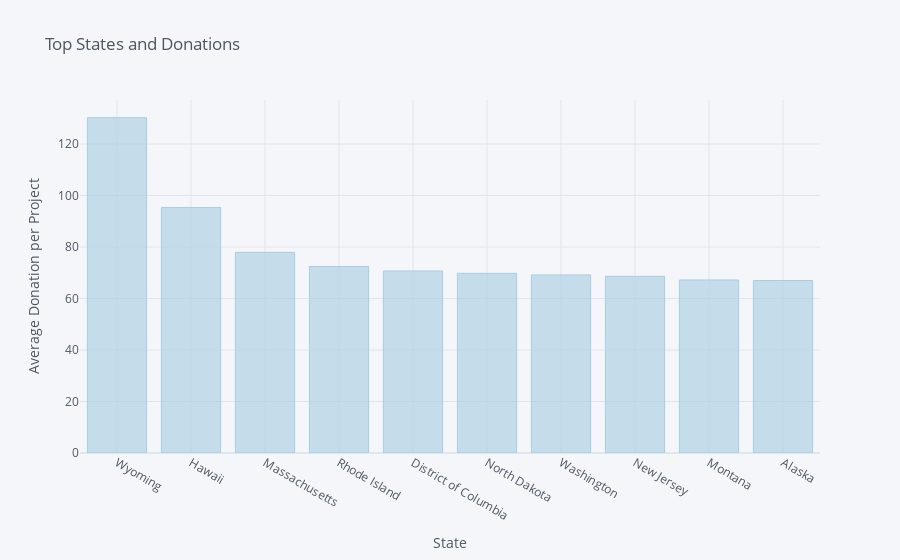

The notebook cell saved with this chart:
### Code cell
s2.iplot(kind='bar',xTitle='State',yTitle='Average Donation per Project', title='Top States and Donations',colorscale='paired')

### Figure 1 — Plotly figure (JSON) as saved in the notebook; plotly's stock layout.template omitted (floating-point values rounded to 4 significant figures)
{"data": [{"marker": {"color": "rgba(166, 206, 227, 0.6)", "line": {"color": "rgba(166, 206, 227, 1.0)", "width": 1}}, "name": "Donation Amount", "orientation": "v", "text": "", "type": "bar", "x": ["Wyoming", "Hawaii", "Massachusetts", "Rhode Island", "District of Columbia", "North Dakota", "Washington", "New Jersey", "Montana", "Alaska"], "y": [130.2, 95.36, 77.93, 72.43, 70.69, 69.78, 69.16, 68.59, 67.19, 66.99]}], "layout": {"autosize": true, "legend": {"bgcolor": "#F5F6F9", "font": {"color": "#4D5663"}}, "paper_bgcolor": "#F5F6F9", "plot_bgcolor": "#F5F6F9", "title": {"font": {"color": "#4D5663"}, "text": "Top States and Donations"}, "xaxis": {"autorange": true, "gridcolor": "#E1E5ED", "range": [-0.5, 9.5], "showgrid": true, "tickfont": {"color": "#4D5663"}, "title": {"font": {"color": "#4D5663"}, "text": "State"}, "type": "category", "zerolinecolor": "#E1E5ED"}, "yaxis": {"autorange": true, "gridcolor": "#E1E5ED", "range": [0, 137.1], "showgrid": true, "tickfont": {"color": "#4D5663"}, "title": {"font": {"color": "#4D5663"}, "text": "Average Donation per Project"}, "type": "linear", "zerolinecolor": "#E1E5ED"}}}
